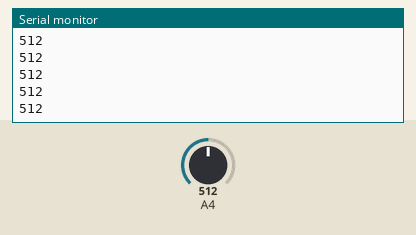
Bench run of a sketch on a simulated Arduino Mega 2560, built with avr-gcc and run on an emulated ATmega2560. Parts: the last lines printed to the serial monitor. The test bench sets the inputs (shaded band); at power-on: A4 = 512.

Above: at 1.2 s.
1.3 s: A4 set to 716
At 1.31 s:
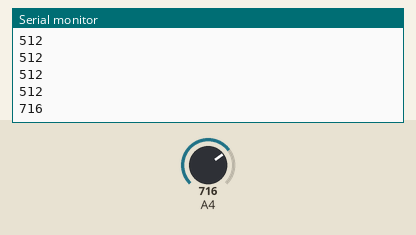
2.8 s: A4 set to 900
At 2.81 s:
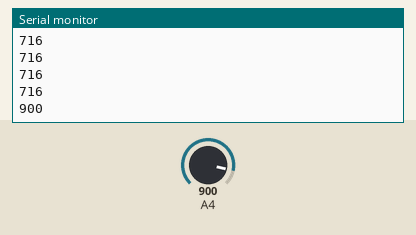
Timing chart, 0 to 5.8 s (numbered marks = the images above; inputs shaded):
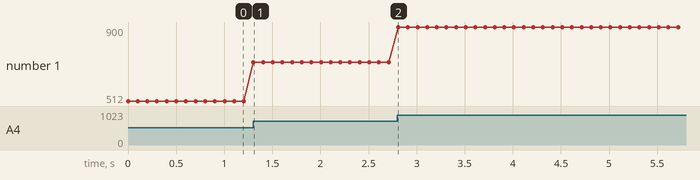

Measured:
- after the input at 1.3 s, the serial monitor: prints a new line at once (image 1)
- after the input at 2.8 s, the serial monitor: prints a new line at once (image 2)
- plotted number 1: 512 → 716 after the input at 1.3 s, 716 → 900 after the input at 2.8 s

The sketch:

05_Light.ino
```cpp
void setup() {

  // put your setup code here, to run once:
  pinMode(36,INPUT);
  Serial.begin(115200);

}

void loop() {

  // put your main code here, to run repeatedly:
  int value = analogRead(36);
  //value = map(value,0,4095,100,0);
  Serial.println(value);
  delay(100);

}
```
